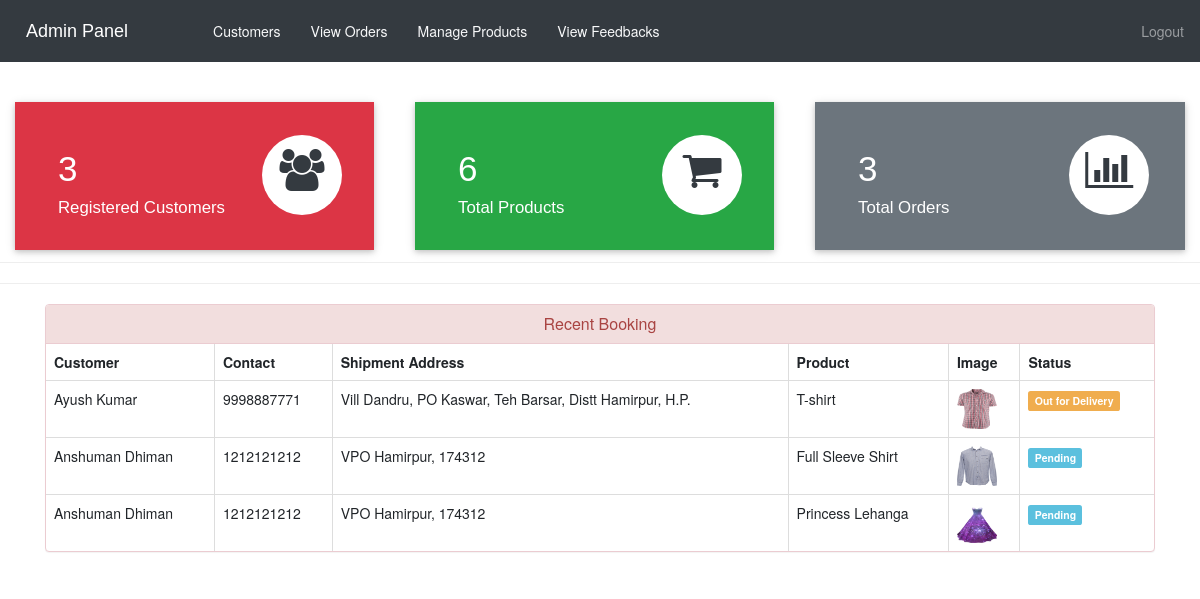
The app's page /admin-dashboard (signed in) with its own data.
### ecom/models.py (models this page shows, shortened)
class Customer(models.Model):
    user=models.OneToOneField(User,on_delete=models.CASCADE)
    profile_pic= models.ImageField(upload_to='profile_pic/CustomerProfilePic/',null=True,blank=True)
    address = models.CharField(max_length=40)
    mobile = models.CharField(max_length=20,null=False)
    @property
    def get_name(self):
        return self.user.first_name+" "+self.user.last_name

class Orders(models.Model):
    STATUS =(
        ('Pending','Pending'),
        ('Order Confirmed','Order Confirmed'),
        ('Out for Delivery','Out for Delivery'),
        ('Delivered','Delivered'),
    )
    customer=models.ForeignKey('Customer', on_delete=models.CASCADE,null=True)
    product=models.ForeignKey('Product',on_delete=models.CASCADE,null=True)
    email = models.CharField(max_length=50,null=True)
    address = models.CharField(max_length=500,null=True)
    mobile = models.CharField(max_length=20,null=True)
    order_date= models.DateField(auto_now_add=True,null=True)
    status=models.CharField(max_length=50,null=True,choices=STATUS)

class Product(models.Model):
    name=models.CharField(max_length=40)
    product_image= models.ImageField(upload_to='product_image/')
    price = models.PositiveIntegerField()
    description=models.CharField(max_length=40)

### ecom/views.py (the view)
# urls.py: path('admin-dashboard', views.admin_dashboard_view,name='admin-dashboard'),
@login_required(login_url='adminlogin')
def admin_dashboard_view(request):
    customercount=models.Customer.objects.all().count()
    productcount=models.Product.objects.all().count()
    ordercount=models.Orders.objects.all().count()
    orders=models.Orders.objects.all()
    ordered_products=[]
    ordered_bys=[]
    for order in orders:
        ordered_product=models.Product.objects.all().filter(id=order.product.id)
        ordered_by=models.Customer.objects.all().filter(id = order.customer.id)
        ordered_products.append(ordered_product)
        ordered_bys.append(ordered_by)
    mydict={
    'customercount':customercount,
    'productcount':productcount,
    'ordercount':ordercount,
    'data':zip(ordered_products,ordered_bys,orders),
    }
    return render(request,'ecom/admin_dashboard.html',context=mydict)

### templates/ecom/admin_dashboard.html
{% extends 'ecom/admin_base.html' %}
{% load static %}
{% block content %}
<br>
{%include 'ecom/admin_dashboard_cards.html'%}
<br><br><br><br><br>
<hr><hr>
<div class="container" >
    <div class="panel panel-danger" >
      <div class="panel-heading" style="text-align:center;">
        <h6 class="panel-title">Recent Booking</h6>
      </div>
      <table class="table table-hover table-bordered" id="dev-table">
        <thead>
          <tr>
            <th>Customer</th>
            <th>Contact</th>
            <th>Shipment Address</th>
            <th>Product</th>
            <th>Image</th>
            <th>Status</th>
          </tr>
        </thead>
        {% for product,customer,order in data %}
        <tr>
          {% for c in customer %}
          <td> {{c.get_name}}</td>
          <td>{{c.mobile}}</td>
          <td>{{order.address}}</td>
          {% endfor %}
          {% for p in product %}
          <td> {{p.name}}</td>
          <td> <img src="{% static p.product_image.url %}" alt="Profile Pic" height="40px" width="40px" /></td>
          {% if order.status == 'Pending'%}
          <td> <span class="label label-info">{{order.status}}</span></td>
          {% elif order.status == 'Delivered' %}
          <td> <span class="label label-success">{{order.status}}</span></td>
          {% elif order.status == 'Out for Delivery' %}
          <td> <span class="label label-warning">{{order.status}}</span></td>
          {%else%}
            <td> <span class="label label-primary">{{order.status}}</span></td>
          {%endif%}
          {% endfor %}
        </tr>
        {% endfor %}
      </table>
  </div>
</div>
{% endblock content %}

### records on screen
Orders: address "Vill Dandru, PO Kaswar, Teh Barsar, Distt Hamirpur, H.P.", status "Out for Delivery"
Customer: get_name "Ayush Kumar", mobile "9998887771"
Product: name "T-shirt", product_image (picture)
Orders: address "VPO Hamirpur, 174312", status "Pending"
Customer: get_name "Anshuman Dhiman", mobile "1212121212"
Product: name "Full Sleeve Shirt", product_image (picture)
Orders: address "VPO Hamirpur, 174312", status "Pending"
Product: name "Princess Lehanga", product_image (picture)

### other values on screen
{{ customercount }} "3"
{{ productcount }} "6"
{{ ordercount }} "3"
